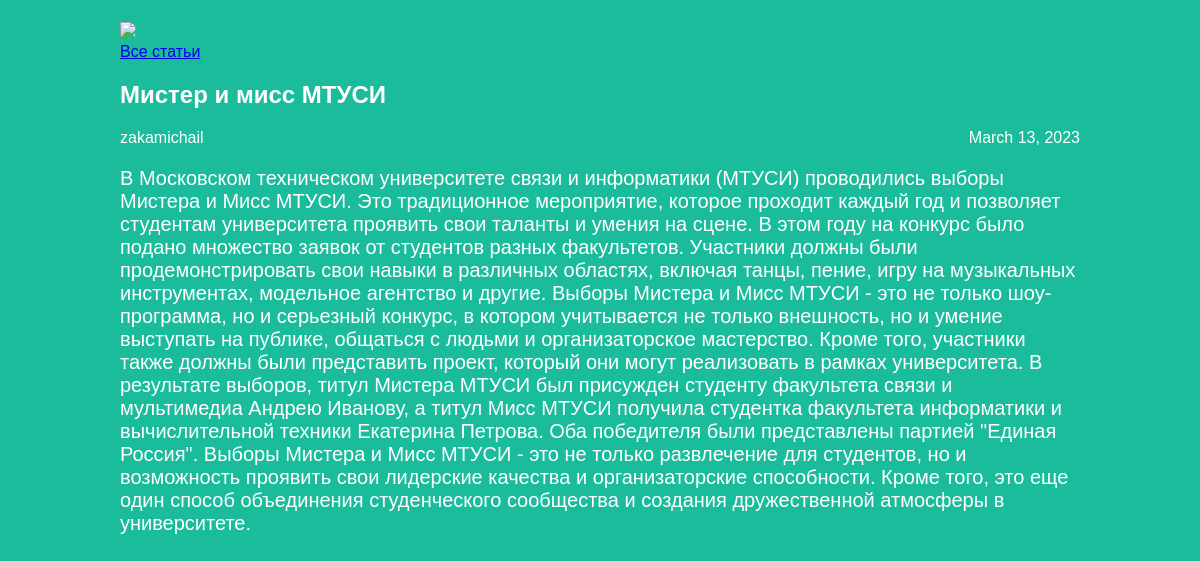
The app's page /article/2 with its own data.
### articles/models.py (models this page shows, shortened)
class Article(models.Model):
    title = models.CharField(max_length=200)
    author = models.ForeignKey(User, on_delete=models.CASCADE)
    text = models.TextField()
    created_date = models.DateField(auto_now_add=True)
    def get_excerptlong(self):
        return self.text

### articles/views.py (the view)
# urls.py: re_path(r'^article/(?P<article_id>\d+)$', views.get_article, name='get_article'),
def get_article(request, article_id):
    try:
        post = Article.objects.get(id=article_id)
        return render(request, 'article.html', {"post": post})
    except Article.DoesNotExist:
        raise Http404

### articles/templates/article.html (shortened to what this page needs)
<!DOCTYPE html>
<html>
<head>
	{% load static %}
	<link rel="stylesheet" href="{{ STATIC_URL }}/static/articles.css">
</head>
<body>
	<div class="archive">
	<div class="header">
	<p>
	{% load static %}
	<img src="http://isua-mtuci.ru/images/logo_mtuci.png"/>
	</p>
<a class="link" href="http://127.0.0.1:8000/articles">Все статьи</a>
	</div>
<div class="one-post">
<h2 class="post-title">{{post.title}}</h2>
	<div class="article-info">
<div class="article-author">{{ post.author.username }}</div>
<div class="article-created-date">{{ post.created_date }}</div>
</div>
<p class="article-text">{{ post.get_excerptlong }}</p>
</div>
</div>
</body>
</html>

### articles/static/articles.css (style rules this page uses)
p, h4 { font-size: 20px; margin-bottom: 0; }
img { height: 30px; width: auto; }

### records on screen
Article: title "Мистер и мисс МТУСИ", author.username "zakamichail", created_date "March 13, 2023", get_excerptlong "В Московском техническом университете связи и информатики (МТУСИ) проводились выборы Мистера и Мисс МТУСИ. Это традиционное мероприятие, которое проходит каждый год и позволяет студентам университета проявить свои таланты и умения на сцене. В этом году на конкурс было подано множество заявок от студентов разных факультетов. Участники должны были продемонстрировать свои навыки в различных областях, включая танцы, пение, игру на музыкальных инструментах, модельное агентство и другие. Выборы Мистера и Мисс МТУСИ - это не только шоу-программа, но и серьезный конкурс, в котором учитывается не только внешность, но и умение выступать на публике, общаться с людьми и организаторское мастерство.…"
